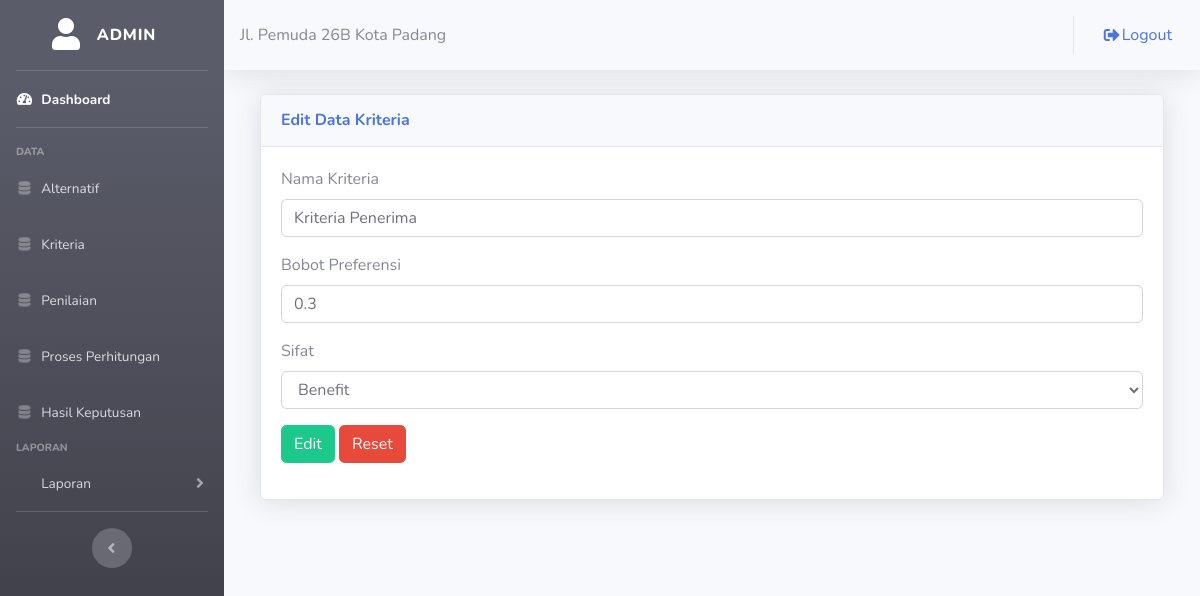
Screenshot of /admin/edit_kriteria.php?id=1 (signed in) with the database file from the repository.
### tables this page shows
CREATE TABLE `kriteria` (
  `id_kriteria` int(11) NOT NULL,
  `nama_kriteria` varchar(50) NOT NULL,
  `sifat` enum('Benefit','Cost') NOT NULL,
  `bobot_pref` float NOT NULL
);

### admin/edit_kriteria.php (the view, shortened to what this page needs)
<?php
	include ("style/header.php");
	include ("style/sidebar.php");
	$idk = $_GET['id'];
?>
<div class="container-fluid">
	<div class="col-lg-12">
		<div class="card shadow mt-3 mb-3">
			<div class="card-header py-3">
				<h6 class="m-0 font-weight-bold text-primary">Edit Data Kriteria</h6>
			</div>
			<div class="card-body">
				<?php
					include ("../config/koneksi.php");
					$qq = mysqli_query($konek, "SELECT * FROM kriteria WHERE id_kriteria = '$idk'");
					$dd = mysqli_fetch_assoc($qq);
				?>
				<form action="" method="POST">
					<div class="form-group">
						<label>Nama Kriteria</label>
						<input type="text" class="form-control" name="nmk" value="<?php echo $dd['nama_kriteria']; ?>">
					</div>
					<div class="form-group">
						<label>Bobot Preferensi</label>
						<input type="text" class="form-control" name="bobot_pref" value="<?php echo $dd['bobot_pref']; ?>">
					</div>
					<div class="form-group">
						<label>Sifat</label>
						  <select name="sifat" class="form-control mb-2" required="">
             					 <option value="<?php echo $dd['sifat']; ?>"><?php echo $dd['sifat']; ?></option>
            			  </select>
					</div>
					<div class="form-group">
						<button type="submit" name="edit" class="btn btn-md btn-success">Edit</button>
						<button type="reset" name="reset" class="btn btn-md btn-danger">Reset</button>
					</div>
				</form>
			</div>
		</div>
	</div>
</div>
<?php
	include ("style/footer.php");
?>

### rows the page displays
kriteria: nmk "Kriteria Penerima", bobot_pref "0.3", sifat "Benefit"

### other values shown
$_SESSION['username'] "ADMIN"
